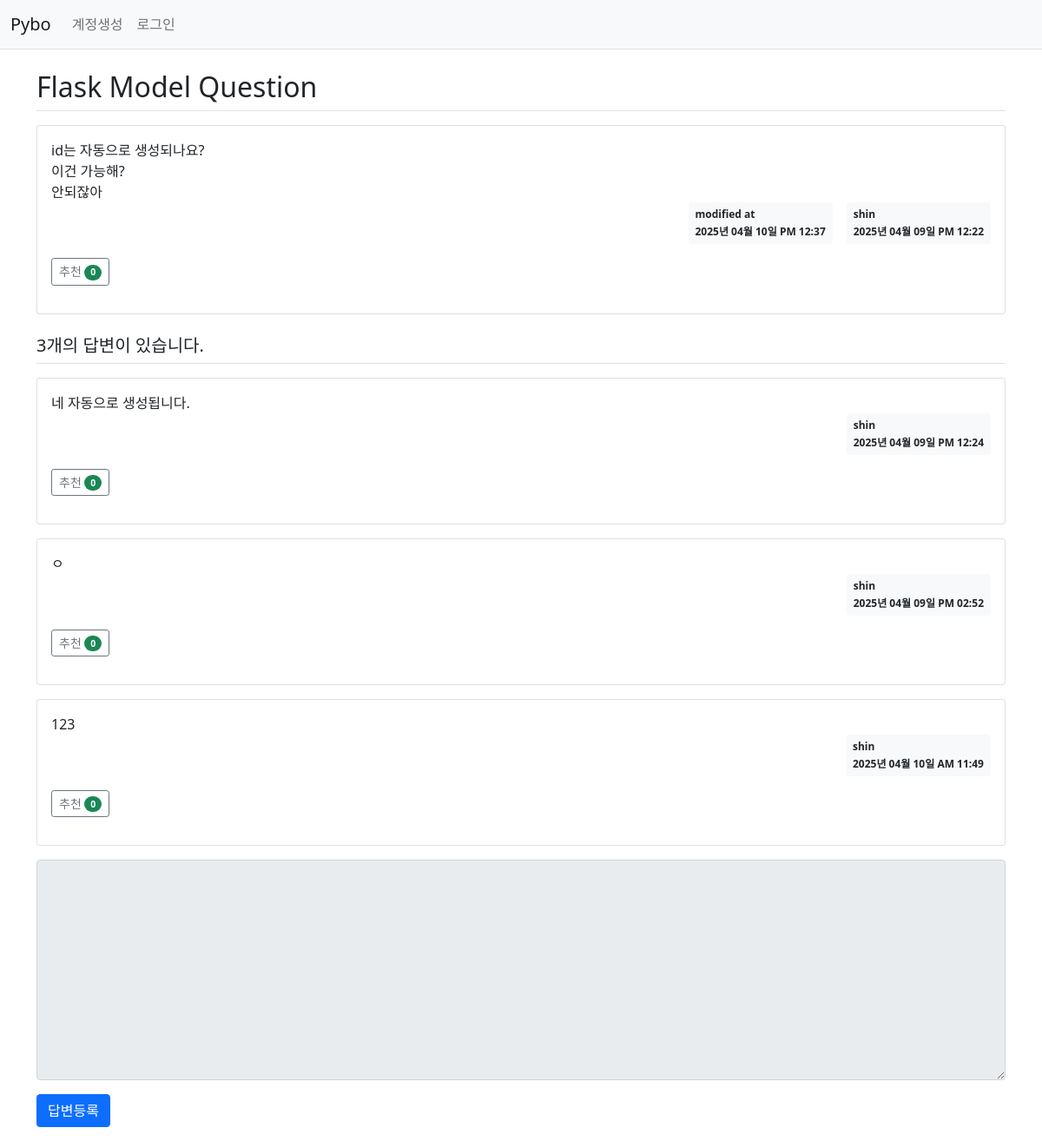
Screenshot of /question/detail/2/ with the database file from the repository.
### pybo/models.py (models this page shows)
class Question(db.Model):
    id = db.Column(db.Integer, primary_key=True)
    subject = db.Column(db.String(200), nullable=False)
    content = db.Column(db.Text(), nullable=False)
    create_date = db.Column(db.DateTime(), nullable=False)
    user_id = db.Column(db.Integer, db.ForeignKey('user.id', ondelete='CASCADE'), nullable=False)
    user = db.relationship('User', backref=db.backref('question_set'))
    modify_date = db.Column(db.DateTime(), nullable=True)
    voter = db.relationship('User', secondary=question_voter, backref=db.backref('question_voter_set'))

class User(db.Model):
    id = db.Column(db.Integer, primary_key=True)
    username = db.Column(db.String(150), unique=True, nullable=False)
    password = db.Column(db.String(200), nullable=False)
    email = db.Column(db.String(120), unique=True, nullable=False)

class Answer(db.Model):
    id = db.Column(db.Integer, primary_key=True)
    question_id = db.Column(db.Integer, db.ForeignKey('question.id', ondelete='CASCADE'))
    question = db.relationship('Question', backref=db.backref('answer_set'))
    content = db.Column(db.Text(), nullable=False)
    create_date = db.Column(db.DateTime(), nullable=False)
    user_id = db.Column(db.Integer, db.ForeignKey('user.id', ondelete='CASCADE'), nullable=False)
    user = db.relationship('User', backref=db.backref('answer_set'))
    modify_date = db.Column(db.DateTime(), nullable=True)
    voter = db.relationship('User', secondary=answer_voter, backref=db.backref('answer_voter_set'))

### pybo/views/question_views.py (the view)
@bp.route('/detail/<int:question_id>/')
def detail(question_id):
    form = AnswerForm()
    question = Question.query.get_or_404(question_id)
    return render_template('question/question_detail.html', question=question, form=form)

### pybo/forms.py
class AnswerForm(FlaskForm):
    content = TextAreaField('내용', validators=[DataRequired('내용은 필수입력 항목입니다.')])

### pybo/__init__.py (called while the page is built)
def create_app():
    app = Flask(__name__)
    app.config.from_object(config)
    @app.template_filter('markdown')
    def markdown_filter(text):
        html = markdown(text, extensions=['extra', 'nl2br'])  # 줄바꿈 처리
        html = re.sub(r'^<p>(.*?)</p>$', r'\1', html, flags=re.S)
        return html
    db.init_app(app)
    if app.config['SQLALCHEMY_DATABASE_URI'].startswith("sqlite"):
        migrate.init_app(app, db, render_as_batch=True)
    else:
        migrate.init_app(app, db)
    from .views import main_views, question_views, answer_views, auth_views
    app.register_blueprint(main_views.bp)
    app.register_blueprint(question_views.bp)
    app.register_blueprint(answer_views.bp)
    app.register_blueprint(auth_views.bp)
    from .filter import format_datetime
    app.jinja_env.filters['datetime'] = format_datetime
    return app

### pybo/filter.py (called while the page is built)
def format_datetime(value, fmt='%Y년 %m월 %d일 %p %I:%M'):
    return value.strftime(fmt)

### pybo/templates/question/question_detail.html (shortened to what this page needs)
{% extends 'base.html' %}
{% block content %}
<div class="container my-3">
    <h2 class="border-bottom py-2">{{ question.subject }}</h2>
    <div class="card my-3">
        <div class="card-body">
            <div class="card-text">{{ question.content|markdown|safe }}</div>
            <div class="d-flex justify-content-end">
                {% if question.modify_date %}
            <div class="badge bg-light text-dark p-2 text-start mx-3">
                <div class="mb-2">modified at</div>
                <div>{{ question.modify_date|datetime }}</div>
            </div>
            {% endif %}
                <div class="badge bg-light text-dark p-2 text-start">
                    <div class="mb-2">{{ question.user.username }}</div>
                    <div>{{ question.create_date|datetime }}</div>
                </div>
            </div>
            <div class="my-3">
                <a href="javascript:void(0)" data-uri="{{ url_for('question.vote', question_id=question.id) }}"
               class="recommend btn btn-sm btn-outline-secondary"> 추천
                <span class="badge rounded-pill bg-success">{{ question.voter|length }}</span>
            </a>
            </div>
        </div>
    </div>
    <h5 class="border-bottom my-3 py-2">{{ question.answer_set|length }}개의 답변이 있습니다.</h5>
    {% for answer in question.answer_set %}
    <div class="card my-3">
        <div class="card-body">
            <div class="card-text">{{ answer.content|markdown|safe }}</div>
            <div class="d-flex justify-content-end">
                <div class="badge bg-light text-dark p-2 text-start">
                    <div class="mb-2">{{ answer.user.username }}</div>
                    <div>{{ answer.create_date|datetime }}</div>
                </div>
            </div>
            <div class="my-3">
                <a href="javascript:void(0)" data-uri="{{ url_for('answer.vote', answer_id=answer.id) }}"
               class="recommend btn btn-sm btn-outline-secondary"> 추천
                <span class="badge rounded-pill bg-success">{{ answer.voter|length }}</span>
            </a>
            </div>
        </div>
    </div>
    {% endfor %}
    <form action="{{ url_for('answer.create', question_id=question.id) }}" method="post" class="my-3">
        <div class="mb-3">
            <textarea {% if not g.user %}disabled{% endif %} name="content" id="content" class="form-control" rows="10"></textarea>
        </div>
        <input type="submit" value="답변등록" class="btn btn-primary">
    </form>
</div>
{% endblock %}

### rows the page displays
Question: subject "Flask Model Question", content "id는 자동으로 생성되나요? 이건 가능해? 안되잖아", modify_date "2025년 04월 10일 PM 12:37", create_date "2025년 04월 09일 PM 12:22"
User: user.username "shin"
Answer: content "네 자동으로 생성됩니다.", user.username "shin", create_date "2025년 04월 09일 PM 12:24", voter|length "0"
Answer: content "ㅇ", user.username "shin", create_date "2025년 04월 09일 PM 02:52", voter|length "0"
Answer: content "123", user.username "shin", create_date "2025년 04월 10일 AM 11:49", voter|length "0"

### other values shown
{{ question.voter|length }} "0"
{{ question.answer_set|length }} "3"
